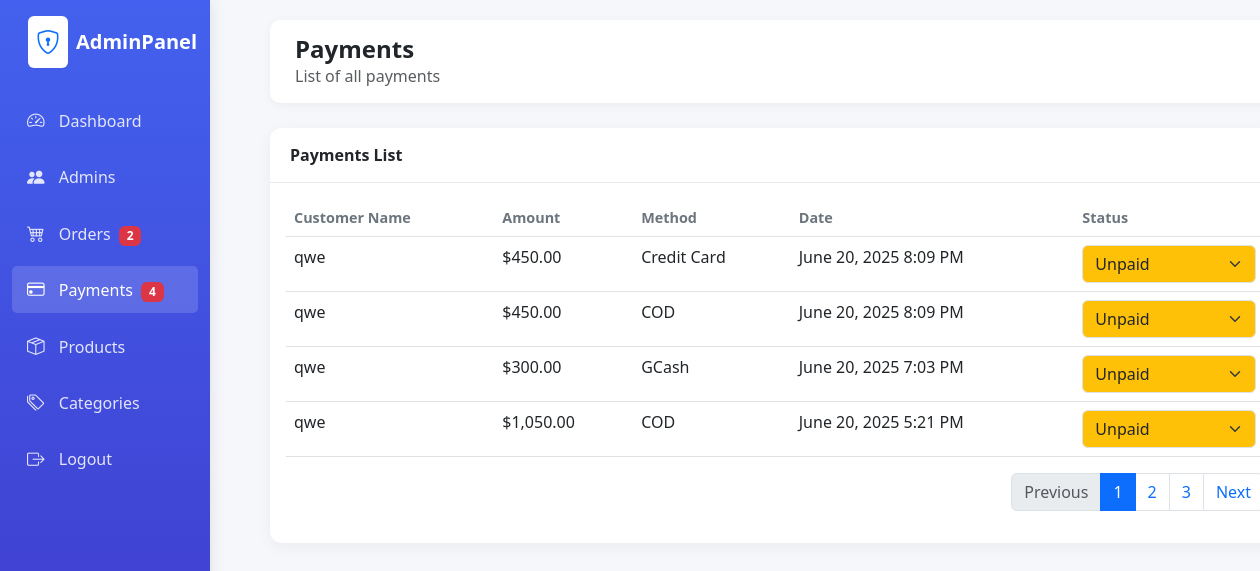
/admin/payments.php (signed in), run on an earlier commit of the app's database.
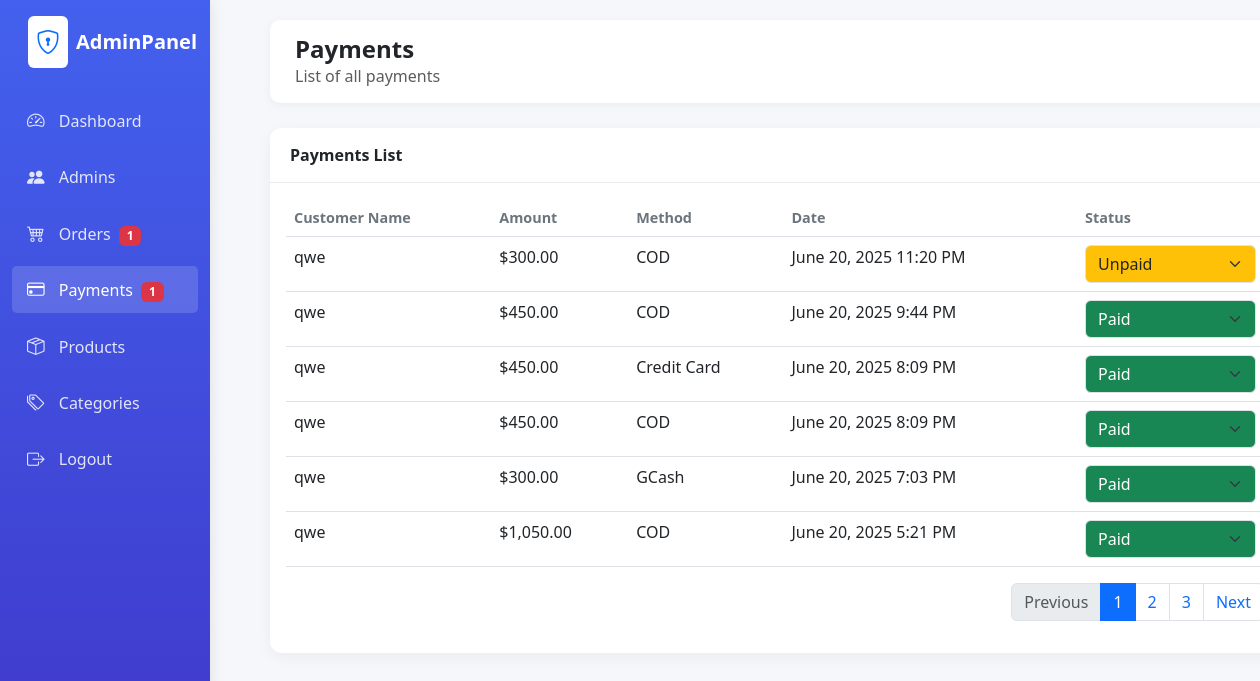
And on a later commit of the database.
### tables this page shows
CREATE TABLE `payment` (
  `Payment_ID` int(11) NOT NULL,
  `Payment_Date` datetime NOT NULL DEFAULT current_timestamp(),
  `Payment_Method` varchar(50) NOT NULL,
  `Payment_Amount` decimal(10,2) NOT NULL,
  `Order_ID` int(11) NOT NULL,
  `Admin_ID` int(11) NOT NULL,
  `payment_status` enum('Unpaid','Paid') NOT NULL DEFAULT 'Unpaid'
);

CREATE TABLE `customer` (
  `Customer_ID` int(11) NOT NULL,
  `Customer_Name` varchar(100) NOT NULL,
  `Customer_Email` varchar(100) NOT NULL,
  `Customer_Password` varchar(255) NOT NULL
);

### admin/payments.php (the view, shortened to what this page needs)
<?php
$payments = [];
try {
    $db = new database();
    $conn = $db->opencon();
    $stmt = $conn->prepare("SELECT * FROM payment ORDER BY Payment_Date DESC");
    $stmt->execute();
    $payments = $stmt->fetchAll(PDO::FETCH_ASSOC);
} catch (PDOException $e) {
    $error = "Database Error: " . $e->getMessage();
}
$unpaidPayments = 0;
foreach ($payments as $payment) {
    if (($payment['payment_status'] ?? '') === 'Unpaid') {
        $unpaidPayments++;
    }
}
$db = new database();
$con = $db->opencon();
$stmt = $con->prepare("SELECT order_status FROM orders");
$stmt->execute();
$orders = $stmt->fetchAll(PDO::FETCH_ASSOC);
$pendingOrders = 0;
foreach ($orders as $order) {
    if ($order['order_status'] === 'Pending' || $order['order_status'] === 'Processing') {
        $pendingOrders++;
    }
}
?>
<!DOCTYPE html>
<html lang="en">
<head>
    <link href="https://cdn.jsdelivr.net/npm/bootstrap@5.3.0/dist/css/bootstrap.min.css" rel="stylesheet">
    <link rel="stylesheet" href="https://cdn.jsdelivr.net/npm/bootstrap-icons@1.10.0/font/bootstrap-icons.css">
    <link rel="stylesheet" href="assets/css/style.css">
</head>
<body class="dashboard-page">
    <div class="container-fluid">
        <div class="row">
            <div class="col-md-2 col-lg-2 d-md-block sidebar collapse">
                <div class="pt-3">
                    <div class="d-flex align-items-center mb-4 px-3">
                        <div class="bg-white p-2 rounded me-2">
                            <i class="bi bi-shield-lock text-primary fs-4"></i>
                        </div>
                        <div class="logo-text fw-bold fs-5">AdminPanel</div>
                    </div>
                    <ul class="nav flex-column">
                        <li class="nav-item">
                            <a class="nav-link" href="index.php">
                                <i class="bi bi-speedometer2"></i>
                                <span>Dashboard</span>
                            </a>
                        </li>
                        <li class="nav-item">
                            <a class="nav-link" href="admins.php">
                                <i class="bi bi-people-fill"></i>
                                <span>Admins</span>
                            </a>
                        </li>
                        <li class="nav-item">
                            <a class="nav-link" href="orders.php">
                                <i class="bi bi-cart4"></i>
                                <span>Orders</span>
                                <?php if (!empty($pendingOrders) && $pendingOrders > 0): ?>
                                    <span class="badge bg-danger ms-1"><?= $pendingOrders ?></span>
                                <?php endif; ?>
                            </a>
                        </li>
                        <li class="nav-item">
                            <a class="nav-link active" href="payments.php">
                                <i class="bi bi-credit-card"></i>
                                <span>Payments</span>
                                <?php if ($unpaidPayments > 0): ?>
                                    <span class="badge bg-danger ms-1"><?= $unpaidPayments ?></span>
                                <?php endif; ?>
                            </a>
                        </li>
                        <li class="nav-item">
                            <a class="nav-link" href="products.php">
                                <i class="bi bi-box-seam"></i>
                                <span>Products</span>
                            </a>
                        </li>
                        <li class="nav-item">
                            <a class="nav-link" href="categories.php">
                                <i class="bi bi-tags"></i>
                                <span>Categories</span>
                            </a>
                        </li>
                        <li class="nav-item">
                            <a class="nav-link" href="logout.php">
                                <i class="bi bi-box-arrow-right"></i>
                                <span>Logout</span>
                            </a>
                        </li>
                    </ul>
                </div>
            </div>
            <div class="col-md-10 col-lg-10 main-content">
                <div class="header d-flex justify-content-between align-items-center">
                    <div>
                        <h4 class="mb-0 fw-bold">Payments</h4>
                        <p class="mb-0 text-muted">List of all payments</p>
                    </div>
                </div>
                <div class="card">
                    <div class="card-header d-flex justify-content-between align-items-center">
                        <span>Payments List</span>
                    </div>
                    <div class="card-body">
                        <div class="table-responsive">
                            <table class="table table-hover">
                                <thead>
                                    <tr>
                                        <th>Customer Name</th>
                                        <th>Amount</th>
                                        <th>Method</th>
                                        <th>Date</th>
                                        <th>Status</th>
                                    </tr>
                                </thead>
                                <tbody>
                                    <?php foreach ($payments as $payment): ?>
                                    <tr>
                                        <td>
                                            <?php
                                            $customerName = '';
                                            try {
                                                $db2 = new database();
                                                $con2 = $db2->opencon();
                                                $stmt2 = $con2->prepare("SELECT c.Customer_Name FROM orders o JOIN customer c ON o.Customer_ID = c.Customer_ID WHERE o.Order_ID = ?");
                                                $stmt2->execute([$payment['Order_ID']]);
                                                $customerName = $stmt2->fetchColumn();
                                            } catch (PDOException $e) {
                                                $customerName = 'Unknown';
                                            }
                                            echo htmlspecialchars($customerName);
                                            ?>
                                        </td>
                                        <td>$<?= number_format($payment['Payment_Amount'], 2) ?></td>
                                        <td><?= htmlspecialchars($payment['Payment_Method']) ?></td>
                                        <td><?= date('F j, Y g:i A', strtotime($payment['Payment_Date'])) ?></td>
                                        <td>
                                            <form method="post" action="payments.php" style="display:inline;">
                                                <select
                                                    name="payment_status"
                                                    class="form-select payment-status-select
                                                        <?php
                                                            if (($payment['payment_status'] ?? '') === 'Unpaid') echo ' bg-warning text-dark';
                                                            elseif (($payment['payment_status'] ?? '') === 'Paid') echo ' bg-success text-white';
                                                        ?>"
                                                    onchange="this.form.submit()"
                                                    style="min-width:100px;"
                                                >
                                                    <?php
                                                    $pstatuses = ['Unpaid', 'Paid'];
                                                    foreach ($pstatuses as $status) {
                                                        $selected = ($payment['payment_status'] ?? '') === $status ? 'selected' : '';
                                                        echo "<option value=\"$status\" $selected>$status</option>";
                                                    }
                                                    ?>
                                                </select>
                                            </form>
                                        </td>
                                    </tr>
                                    <?php endforeach; ?>
                                </tbody>
                            </table>
                        </div>
                        <nav>
                            <ul class="pagination justify-content-end">
                                <li class="page-item disabled">
                                    <a class="page-link" href="#" tabindex="-1">Previous</a>
                                </li>
                                <li class="page-item active"><a class="page-link" href="#">1</a></li>
                                <li class="page-item"><a class="page-link" href="#">2</a></li>
                                <li class="page-item"><a class="page-link" href="#">3</a></li>
                                <li class="page-item">
                                    <a class="page-link" href="#">Next</a>
                                </li>
                            </ul>
                        </nav>
                    </div>
                </div>
            </div>
        </div>
    </div>
</body>
</html>

### admin/assets/css/style.css (style rules this page uses)
:root { --primary-color: #4361ee; --secondary-color: #3f37c9; --light-bg: #f8f9fa; --dark-text: #212529; --success-color: #4cc9f0; --warning-color: #f72585; }
.dashboard-page { background-color: #f5f7fb; font-family: 'Segoe UI', Tahoma, Geneva, Verdana, sans-serif; }
.sidebar { background: linear-gradient(180deg, var(--primary-color), var(--secondary-color)); color: white; height: 100vh; position: fixed; box-shadow: 0 0 15px rgba(0,0,0,0.1); }
.sidebar .nav-link { color: rgba(255,255,255,0.85); border-radius: 5px; margin: 5px 0; padding: 10px 15px; transition: all 0.3s; }
.sidebar .nav-link:hover, .sidebar .nav-link.active { background: rgba(255,255,255,0.15); color: white; }
.sidebar .nav-link i { margin-right: 10px; font-size: 1.1rem; }
.main-content { margin-left: 250px; padding: 20px; }
.header { background: white; padding: 15px 25px; border-radius: 10px; box-shadow: 0 2px 10px rgba(0,0,0,0.05); margin-bottom: 25px; }
.card { border: none; border-radius: 12px; box-shadow: 0 4px 15px rgba(0,0,0,0.05); margin-bottom: 25px; transition: transform 0.3s; }
.card-header { background-color: white; border-bottom: 1px solid #eaeaea; padding: 15px 20px; border-radius: 12px 12px 0 0 !important; font-weight: 600; }
.table th { font-weight: 600; color: #6c757d; font-size: 0.9rem; }
:root { --primary-color: #4361ee; --secondary-color: #3f37c9; --light-bg: #f8f9fa; --dark-text: #212529; }

What changed in the data, as far as the page shows it:
added payment: customer.Customer_Name "qwe", Payment_Amount "300.00", Payment_Method "COD", Payment_Date "June 20, 2025 11:20 PM", payment_status "Unpaid"
added payment: customer.Customer_Name "qwe", Payment_Amount "450.00", Payment_Method "COD", Payment_Date "June 20, 2025 9:44 PM", payment_status "Paid"
changed payment "Credit Card": payment_status "Unpaid" → "Paid"
changed payment (number 4 of 6 on the later page): payment_status "Unpaid" → "Paid"
changed payment "GCash": payment_status "Unpaid" → "Paid"
changed payment "June 20, 2025 5:21 PM": payment_status "Unpaid" → "Paid"
Also different on the page:
$pendingOrders: "2" → "1"
$unpaidPayments: "4" → "1"
